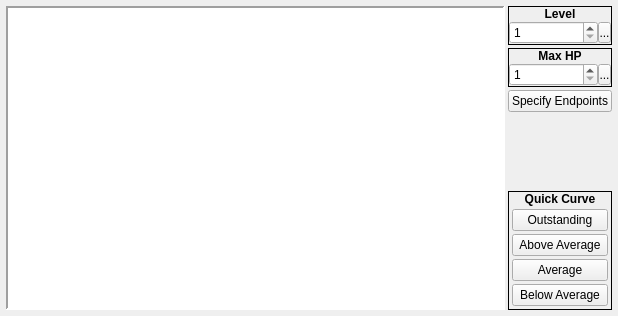
     <widget class="QWidget" name="tabMaxHP">
      <attribute name="title">
       <string>Max HP</string>
      </attribute>
      <layout class="QHBoxLayout" name="horizontalLayout_3">
       <property name="spacing">
        <number>3</number>
       </property>
       <property name="margin">
        <number>6</number>
       </property>
       <item>
        <widget class="QFrame" name="frame_19">
         <property name="sizePolicy">
          <sizepolicy hsizetype="Fixed" vsizetype="Fixed">
           <horstretch>0</horstretch>
           <verstretch>0</verstretch>
          </sizepolicy>
         </property>
         <property name="frameShape">
          <enum>QFrame::Panel</enum>
         </property>
         <property name="frameShadow">
          <enum>QFrame::Sunken</enum>
         </property>
         <property name="lineWidth">
          <number>2</number>
         </property>
         <layout class="QHBoxLayout" name="horizontalLayout_24">
          <property name="spacing">
           <number>0</number>
          </property>
          <property name="margin">
           <number>0</number>
          </property>
          <item>
           <widget class="BarGraph" name="gvMaxHP">
            <property name="sizePolicy">
             <sizepolicy hsizetype="Fixed" vsizetype="Fixed">
              <horstretch>0</horstretch>
              <verstretch>0</verstretch>
             </sizepolicy>
            </property>
            <property name="minimumSize">
             <size>
              <width>495</width>
              <height>300</height>
             </size>
            </property>
            <property name="maximumSize">
             <size>
              <width>495</width>
              <height>300</height>
             </size>
            </property>
            <property name="frameShape">
             <enum>QFrame::NoFrame</enum>
            </property>
            <property name="verticalScrollBarPolicy">
             <enum>Qt::ScrollBarAlwaysOff</enum>
            </property>
            <property name="horizontalScrollBarPolicy">
             <enum>Qt::ScrollBarAlwaysOff</enum>
            </property>
           </widget>
          </item>
         </layout>
        </widget>
       </item>
       <item>
        <layout class="QVBoxLayout" name="verticalLayout_5">
         <property name="spacing">
          <number>3</number>
         </property>
         <item>
          <widget class="QFrame" name="frame">
           <property name="sizePolicy">
            <sizepolicy hsizetype="Preferred" vsizetype="Fixed">
             <horstretch>0</horstretch>
             <verstretch>0</verstretch>
            </sizepolicy>
           </property>
           <property name="frameShape">
            <enum>QFrame::Box</enum>
           </property>
           <property name="frameShadow">
            <enum>QFrame::Plain</enum>
           </property>
           <layout class="QVBoxLayout" name="verticalLayout">
            <property name="spacing">
             <number>0</number>
            </property>
            <property name="margin">
             <number>0</number>
            </property>
            <item>
             <widget class="QLabel" name="label">
              <property name="sizePolicy">
               <sizepolicy hsizetype="Preferred" vsizetype="Fixed">
                <horstretch>0</horstretch>
                <verstretch>0</verstretch>
               </sizepolicy>
              </property>
              <property name="font">
               <font>
                <weight>75</weight>
                <bold>true</bold>
               </font>
              </property>
              <property name="text">
               <string>Level</string>
              </property>
              <property name="alignment">
               <set>Qt::AlignCenter</set>
              </property>
             </widget>
            </item>
            <item>
             <widget class="QWidget" name="widget" native="true">
              <layout class="QHBoxLayout" name="horizontalLayout">
               <property name="spacing">
                <number>0</number>
               </property>
               <property name="margin">
                <number>0</number>
               </property>
               <item>
                <widget class="QSpinBox" name="sbMaxHPLevel">
                 <property name="minimum">
                  <number>1</number>
                 </property>
                </widget>
               </item>
               <item>
                <widget class="SpinBoxSideButton" name="bMaxHPLevelSpinButton">
                 <property name="minimumSize">
                  <size>
                   <width>13</width>
                   <height>21</height>
                  </size>
                 </property>
                 <property name="maximumSize">
                  <size>
                   <width>13</width>
                   <height>21</height>
                  </size>
                 </property>
                 <property name="text">
                  <string>...</string>
                 </property>
                 <property name="icon">
                  <iconset resource="gui_icons.qrc">
                   <normaloff>:/icons/spinBoxSideButton.png</normaloff>:/icons/spinBoxSideButton.png</iconset>
                 </property>
                </widget>
               </item>
              </layout>
             </widget>
            </item>
           </layout>
          </widget>
         </item>
         <item>
          <widget class="QFrame" name="frame_2">
           <property name="sizePolicy">
            <sizepolicy hsizetype="Preferred" vsizetype="Fixed">
             <horstretch>0</horstretch>
             <verstretch>0</verstretch>
            </sizepolicy>
           </property>
           <property name="frameShape">
            <enum>QFrame::Box</enum>
           </property>
           <property name="frameShadow">
            <enum>QFrame::Plain</enum>
           </property>
           <layout class="QVBoxLayout" name="verticalLayout_2">
            <property name="spacing">
             <number>0</number>
            </property>
            <property name="margin">
             <number>0</number>
            </property>
            <item>
             <widget class="QLabel" name="label_2">
              <property name="sizePolicy">
               <sizepolicy hsizetype="Preferred" vsizetype="Fixed">
                <horstretch>0</horstretch>
                <verstretch>0</verstretch>
               </sizepolicy>
              </property>
              <property name="font">
               <font>
                <weight>75</weight>
                <bold>true</bold>
               </font>
              </property>
              <property name="text">
               <string>Max HP</string>
              </property>
              <property name="alignment">
               <set>Qt::AlignCenter</set>
              </property>
             </widget>
            </item>
            <item>
             <widget class="QWidget" name="widget_2" native="true">
              <layout class="QHBoxLayout" name="horizontalLayout_2">
               <property name="spacing">
                <number>0</number>
               </property>
               <property name="margin">
                <number>0</number>
               </property>
               <item>
                <widget class="QSpinBox" name="sbMaxHP">
                 <property name="accelerated">
                  <bool>true</bool>
                 </property>
                 <property name="minimum">
                  <number>1</number>
                 </property>
                 <property name="maximum">
                  <number>9999</number>
                 </property>
                </widget>
               </item>
               <item>
                <widget class="SpinBoxSideButton" name="bMaxHPSpinButton">
                 <property name="minimumSize">
                  <size>
                   <width>13</width>
                   <height>21</height>
                  </size>
                 </property>
                 <property name="maximumSize">
                  <size>
                   <width>13</width>
                   <height>21</height>
                  </size>
                 </property>
                 <property name="text">
                  <string>...</string>
                 </property>
                 <property name="icon">
                  <iconset resource="gui_icons.qrc">
                   <normaloff>:/icons/spinBoxSideButton.png</normaloff>:/icons/spinBoxSideButton.png</iconset>
                 </property>
                 <property name="iconSize">
                  <size>
                   <width>8</width>
                   <height>16</height>
                  </size>
                 </property>
                </widget>
               </item>
              </layout>
             </widget>
            </item>
           </layout>
          </widget>
         </item>
         <item>
          <widget class="QPushButton" name="bMaxHPSpecifyEndpoints">
           <property name="text">
            <string>Specify Endpoints</string>
           </property>
          </widget>
         </item>
         <item>
          <spacer name="verticalSpacer">
           <property name="orientation">
            <enum>Qt::Vertical</enum>
           </property>
           <property name="sizeHint" stdset="0">
            <size>
             <width>20</width>
             <height>40</height>
            </size>
           </property>
          </spacer>
         </item>
         <item>
          <widget class="QFrame" name="frame_3">
           <property name="sizePolicy">
            <sizepolicy hsizetype="Preferred" vsizetype="Fixed">
             <horstretch>0</horstretch>
             <verstretch>0</verstretch>
            </sizepolicy>
           </property>
           <property name="frameShape">
            <enum>QFrame::Box</enum>
           </property>
           <property name="frameShadow">
            <enum>QFrame::Plain</enum>
           </property>
           <layout class="QVBoxLayout" name="verticalLayout_3">
            <property name="spacing">
             <number>0</number>
            </property>
            <property name="margin">
             <number>0</number>
            </property>
            <item>
             <widget class="QLabel" name="label_3">
              <property name="sizePolicy">
               <sizepolicy hsizetype="Preferred" vsizetype="Fixed">
                <horstretch>0</horstretch>
                <verstretch>0</verstretch>
               </sizepolicy>
              </property>
              <property name="font">
               <font>
                <weight>75</weight>
                <bold>true</bold>
               </font>
              </property>
              <property name="text">
               <string>Quick Curve</string>
              </property>
              <property name="alignment">
               <set>Qt::AlignCenter</set>
              </property>
             </widget>
            </item>
            <item>
             <widget class="QWidget" name="widget_3" native="true">
              <layout class="QVBoxLayout" name="verticalLayout_4">
               <property name="spacing">
                <number>3</number>
               </property>
               <property name="margin">
                <number>3</number>
               </property>
               <item>
                <widget class="QPushButton" name="bMaxHPOutstanding">
                 <property name="text">
                  <string>Outstanding</string>
                 </property>
                </widget>
               </item>
               <item>
                <widget class="QPushButton" name="bMaxHPAboveAverage">
                 <property name="text">
                  <string>Above Average</string>
                 </property>
                </widget>
               </item>
               <item>
                <widget class="QPushButton" name="bMaxHPAverage">
                 <property name="text">
                  <string>Average</string>
                 </property>
                </widget>
               </item>
               <item>
                <widget class="QPushButton" name="bMaxHPBelowAverage">
                 <property name="text">
                  <string>Below Average</string>
                 </property>
                </widget>
               </item>
              </layout>
             </widget>
            </item>
           </layout>
          </widget>
         </item>
        </layout>
       </item>
      </layout>
     </widget>
